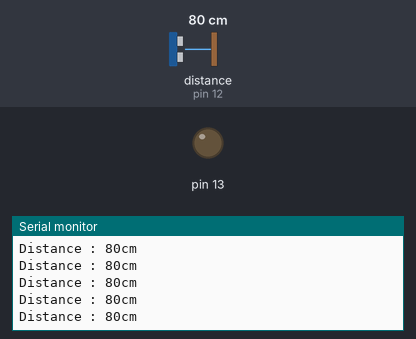
The sketch below on a simulated Arduino Uno, built with avr-gcc and run on an emulated ATmega328P. Parts: output pins drawn as LEDs (lit = HIGH), the last lines printed to the serial monitor. Wiring (inferred from the names in the program): ultrasonic range finder: trigger pin 11; echo pin 12. The inputs (shaded band) are chosen by the test bench; at power-on: distance to the obstacle (sensor on pin 12) 80 cm. The echo pulse lasts 58.3 µs per cm; pins used as bus, display or sensor lines are not drawn.

Above: at 1.2 s.
1.3 s: distance to the obstacle (sensor on pin 12) set to 2 cm
At 2.1 s:
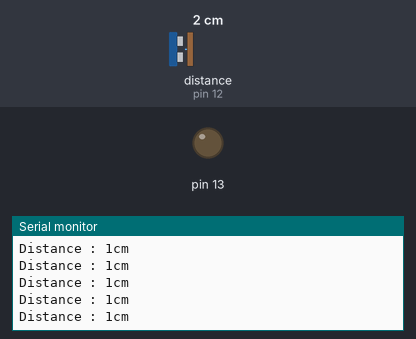
4.3 s: distance to the obstacle (sensor on pin 12) set to 18 cm
At 5.0 s:
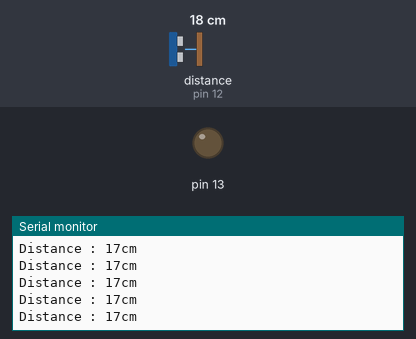
Timing chart, 0 to 7.3 s (numbered marks = the images above; inputs shaded):
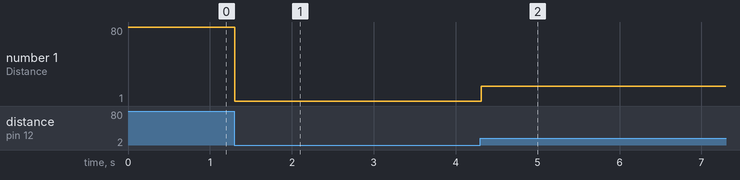

Measured:
- after the input at 1.3 s, the serial monitor: prints a new line at once (image 1)
- after the input at 4.3 s, the serial monitor: prints a new line at once (image 2)
- plotted number 1: 80 → 1 after the input at 1.3 s, 1 → 17 after the input at 4.3 s

The sketch:

ultra_sonic_sensor_test.ino
```cpp
// 150~200mm


#define TRIG 11
#define ECHO 12
unsigned long sonicval = 0;
int dist = 0;

void setup() {
  pinMode(13,OUTPUT);
  pinMode(TRIG, OUTPUT);
  pinMode(ECHO, INPUT);
  digitalWrite(ECHO, HIGH);
  Serial.begin(57600);
}

void loop() {
  digitalWrite(TRIG, LOW);
  delayMicroseconds(2);
  digitalWrite(TRIG, HIGH);
  delayMicroseconds(5);
  digitalWrite(TRIG, LOW);

  sonicval = pulseIn(ECHO ,HIGH);
  dist = sonicval/29/2;

  Serial.print("Distance : ");
  Serial.print(dist);
  Serial.println("cm");
}
```
